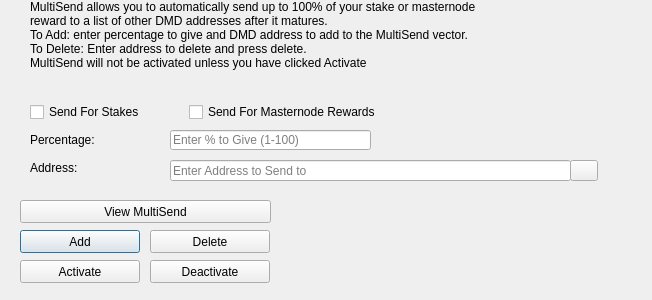
<?xml version="1.0" encoding="UTF-8"?>
<ui version="4.0">
 <class>MultiSendDialog</class>
 <widget class="QDialog" name="MultiSendDialog">
  <property name="windowModality">
   <enum>Qt::NonModal</enum>
  </property>
  <property name="geometry">
   <rect>
    <x>0</x>
    <y>0</y>
    <width>652</width>
    <height>300</height>
   </rect>
  </property>
  <property name="windowTitle">
   <string>MultiSend</string>
  </property>
  <widget class="QLineEdit" name="multiSendPercentEdit">
   <property name="geometry">
    <rect>
     <x>170</x>
     <y>130</y>
     <width>201</width>
     <height>20</height>
    </rect>
   </property>
   <property name="toolTip">
    <string>Enter whole numbers 1 - 100</string>
   </property>
   <property name="placeholderText">
    <string>Enter % to Give (1-100)</string>
   </property>
  </widget>
  <widget class="QLineEdit" name="multiSendAddressEdit">
   <property name="geometry">
    <rect>
     <x>170</x>
     <y>160</y>
     <width>401</width>
     <height>21</height>
    </rect>
   </property>
   <property name="toolTip">
    <string/>
   </property>
   <property name="placeholderText">
    <string>Enter Address to Send to</string>
   </property>
  </widget>
  <widget class="QLabel" name="label_2">
   <property name="geometry">
    <rect>
     <x>30</x>
     <y>0</y>
     <width>451</width>
     <height>121</height>
    </rect>
   </property>
   <property name="lineWidth">
    <number>1</number>
   </property>
   <property name="text">
    <string>MultiSend allows you to automatically send up to 100% of your stake or masternode reward to a list of other DMD addresses after it matures.
To Add: enter percentage to give and DMD address to add to the MultiSend vector.
To Delete: Enter address to delete and press delete.
MultiSend will not be activated unless you have clicked Activate</string>
   </property>
   <property name="alignment">
    <set>Qt::AlignLeading|Qt::AlignLeft|Qt::AlignTop</set>
   </property>
   <property name="wordWrap">
    <bool>true</bool>
   </property>
  </widget>
  <widget class="QLabel" name="message">
   <property name="geometry">
    <rect>
     <x>290</x>
     <y>200</y>
     <width>351</width>
     <height>91</height>
    </rect>
   </property>
   <property name="text">
    <string/>
   </property>
  </widget>
  <widget class="QPushButton" name="addButton">
   <property name="geometry">
    <rect>
     <x>20</x>
     <y>230</y>
     <width>120</width>
     <height>23</height>
    </rect>
   </property>
   <property name="toolTip">
    <string/>
   </property>
   <property name="statusTip">
    <string>Add to MultiSend Vector</string>
   </property>
   <property name="text">
    <string>Add</string>
   </property>
  </widget>
  <widget class="QPushButton" name="disableButton">
   <property name="geometry">
    <rect>
     <x>150</x>
     <y>260</y>
     <width>120</width>
     <height>23</height>
    </rect>
   </property>
   <property name="statusTip">
    <string>Deactivate MultiSend</string>
   </property>
   <property name="text">
    <string>Deactivate</string>
   </property>
  </widget>
  <widget class="QPushButton" name="addressBookButton">
   <property name="geometry">
    <rect>
     <x>570</x>
     <y>160</y>
     <width>28</width>
     <height>21</height>
    </rect>
   </property>
   <property name="toolTip">
    <string>Choose an address from the address book</string>
   </property>
   <property name="text">
    <string/>
   </property>
   <property name="icon">
    <iconset resource="../diamond.qrc">
     <normaloff>:/icons/address-book</normaloff>:/icons/address-book</iconset>
   </property>
   <property name="shortcut">
    <string>Alt+A</string>
   </property>
   <property name="autoDefault">
    <bool>false</bool>
   </property>
  </widget>
  <widget class="QLabel" name="label">
   <property name="geometry">
    <rect>
     <x>30</x>
     <y>130</y>
     <width>121</width>
     <height>20</height>
    </rect>
   </property>
   <property name="toolTip">
    <string>Percentage of stake to send</string>
   </property>
   <property name="text">
    <string>Percentage:</string>
   </property>
  </widget>
  <widget class="QLabel" name="label_5">
   <property name="geometry">
    <rect>
     <x>30</x>
     <y>160</y>
     <width>111</width>
     <height>16</height>
    </rect>
   </property>
   <property name="toolTip">
    <string>Address to send portion of stake to</string>
   </property>
   <property name="text">
    <string>Address:</string>
   </property>
  </widget>
  <widget class="QPushButton" name="deleteButton">
   <property name="geometry">
    <rect>
     <x>150</x>
     <y>230</y>
     <width>120</width>
     <height>23</height>
    </rect>
   </property>
   <property name="toolTip">
    <string/>
   </property>
   <property name="statusTip">
    <string>Delete Address From MultiSend Vector</string>
   </property>
   <property name="text">
    <string>Delete</string>
   </property>
  </widget>
  <widget class="QPushButton" name="activateButton">
   <property name="geometry">
    <rect>
     <x>20</x>
     <y>260</y>
     <width>120</width>
     <height>23</height>
    </rect>
   </property>
   <property name="statusTip">
    <string>Activate MultiSend</string>
   </property>
   <property name="text">
    <string>Activate</string>
   </property>
  </widget>
  <widget class="QPushButton" name="viewButton">
   <property name="geometry">
    <rect>
     <x>20</x>
     <y>200</y>
     <width>251</width>
     <height>23</height>
    </rect>
   </property>
   <property name="toolTip">
    <string/>
   </property>
   <property name="statusTip">
    <string>View MultiSend Vector</string>
   </property>
   <property name="text">
    <string>View MultiSend</string>
   </property>
  </widget>
  <widget class="QWidget" name="horizontalLayoutWidget">
   <property name="geometry">
    <rect>
     <x>30</x>
     <y>100</y>
     <width>351</width>
     <height>24</height>
    </rect>
   </property>
   <layout class="QHBoxLayout" name="horizontalLayout">
    <item>
     <widget class="QCheckBox" name="multiSendStakeCheckBox">
      <property name="text">
       <string>Send For Stakes</string>
      </property>
     </widget>
    </item>
    <item>
     <widget class="QCheckBox" name="multiSendMasternodeCheckBox">
      <property name="text">
       <string>Send For Masternode Rewards</string>
      </property>
     </widget>
    </item>
   </layout>
  </widget>
 </widget>
 <resources>
  <include location="../diamond.qrc"/>
 </resources>
 <connections/>
</ui>
